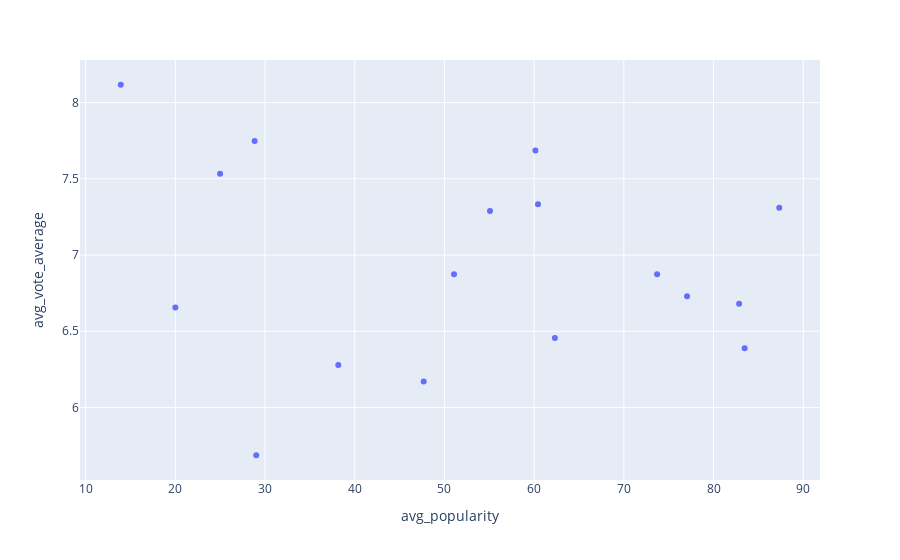

The cell this chart's notebook holds for it:
### Code cell
import plotly.express as px

fig = px.scatter( #-> scatter: 산점도
    agg, 
    x="avg_popularity",
    y="avg_vote_average"
)

fig.show()

### Figure 1 — Plotly figure (JSON) as saved in the notebook; plotly's stock layout.template omitted (floating-point values rounded to 4 significant figures)
{"data": [{"hovertemplate": "avg_popularity=%{x}<br>avg_vote_average=%{y}<extra></extra>", "legendgroup": "", "marker": {"color": "#636efa", "symbol": "circle"}, "mode": "markers", "name": "", "orientation": "v", "showlegend": false, "type": "scatter", "x": [62.31, 55.08, 47.69, 13.92, 38.17, 20.0, 87.32, 83.47, 82.85, 77.05, 60.14, 73.71, 28.84, 29.02, 24.99, 51.07, 60.43], "xaxis": "x", "y": [6.456, 7.289, 6.17, 8.117, 6.278, 6.656, 7.311, 6.389, 6.681, 6.729, 7.686, 6.873, 7.748, 5.687, 7.532, 6.874, 7.333], "yaxis": "y"}], "layout": {"legend": {"tracegroupgap": 0}, "margin": {"t": 60}, "xaxis": {"anchor": "y", "domain": [0, 1], "title": {"text": "avg_popularity"}}, "yaxis": {"anchor": "x", "domain": [0, 1], "title": {"text": "avg_vote_average"}}}}
